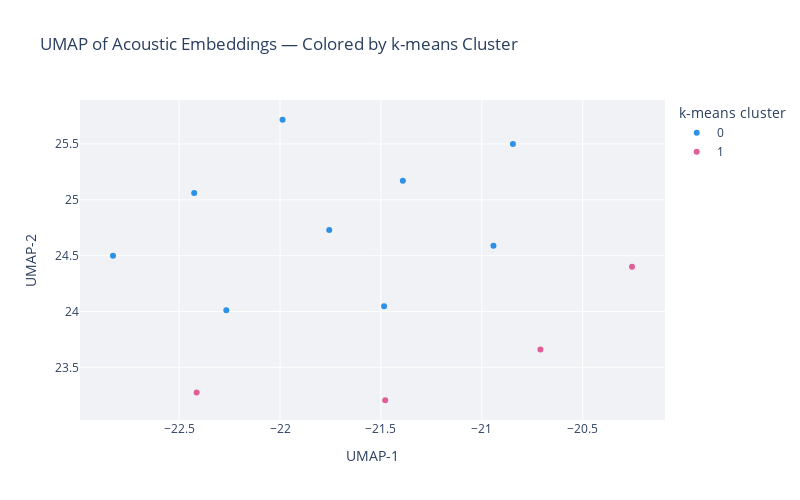

Source (notebook cell):
### Markdown cell above
### UMAP + k-means visualization

### Code cell
# --- UMAP scatter plot for k-means clusters ---

# Ensure categorical labels
emb_df["cluster_kmeans_str"] = emb_df["cluster_kmeans"].astype(str)

fig_umap_k = px.scatter(
    emb_df,
    x="umap_x",
    y="umap_y",
    color="cluster_kmeans_str",
    color_discrete_sequence=px.colors.qualitative.Dark24,
    hover_name="file_name",
    hover_data={
        "file_path": False,
        "duration_sec": True,
        "cluster_kmeans_str": True,
    },
    title="UMAP of Acoustic Embeddings — Colored by k-means Cluster",
    labels={"umap_x": "UMAP-1", "umap_y": "UMAP-2", "cluster_kmeans_str": "k-means cluster"},
)

fig_umap_k.update_layout(
    legend_title_text="k-means cluster",
    width=800,
    height=500,
    plot_bgcolor="#F0F2F5",
)

fig_umap_k.show()

### Figure 1 — Plotly figure (JSON) as saved in the notebook; plotly's stock layout.template omitted (floating-point values rounded to 4 significant figures)
{"data": [{"customdata": [["/Users/souvikmandal/Documents/06_Teaching_Mentoring/LS100_comp_etho/2025/media/audio/music_tracks/Audio_Clips/.wav versions/Mediu Zhiga.wav", 188.1, "0"], ["/Users/souvikmandal/Documents/06_Teaching_Mentoring/LS100_comp_etho/2025/media/audio/music_tracks/Audio_Clips/[SP] Alfonso Ortiz Tirado - TE QUIERO DIJISTE.mp3", 198.6, "0"], ["/Users/souvikmandal/Documents/06_Teaching_Mentoring/LS100_comp_etho/2025/media/audio/music_tracks/Audio_Clips/[SP] Alvaro Carrillo - Pinotepa Nacional.mp3", 186.6, "0"], ["/Users/souvikmandal/Documents/06_Teaching_Mentoring/LS100_comp_etho/2025/media/audio/music_tracks/Audio_Clips/[SP] Lagrimas Negras.mp3", 80.34, "0"], ["/Users/souvikmandal/Documents/06_Teaching_Mentoring/LS100_comp_etho/2025/media/audio/music_tracks/Audio_Clips/[SP] Los Panchos - Contigo.mp3", 164.6, "0"], ["/Users/souvikmandal/Documents/06_Teaching_Mentoring/LS100_comp_etho/2025/media/audio/music_tracks/Audio_Clips/[SP] Los Panchos - Jamas Jamas Jamas.mp3", 180.6, "0"], ["/Users/souvikmandal/Documents/06_Teaching_Mentoring/LS100_comp_etho/2025/media/audio/music_tracks/Audio_Clips/[ZAP] Binni Gula_za - Ni_bixi Dxi Zina.mp3", 176.8, "0"], ["/Users/souvikmandal/Documents/06_Teaching_Mentoring/LS100_comp_etho/2025/media/audio/music_tracks/Audio_Clips/[ZAP] Mediu Zhiga.mp3", 188.1, "0"], ["/Users/souvikmandal/Documents/06_Teaching_Mentoring/LS100_comp_etho/2025/media/audio/music_tracks/Audio_Clips/[ZAP] Sabor a Mi - Trio Galenos Y Mario Carrillo.mp3", 55.68, "0"]], "hovertemplate": "<b>%{hovertext}</b><br><br>k-means cluster=%{customdata[2]}<br>UMAP-1=%{x}<br>UMAP-2=%{y}<br>duration_sec=%{customdata[1]}<extra></extra>", "hovertext": ["Mediu Zhiga.wav", "[SP] Alfonso Ortiz Tirado - TE QUIERO DIJISTE.mp3", "[SP] Alvaro Carrillo - Pinotepa Nacional.mp3", "[SP] Lagrimas Negras.mp3", "[SP] Los Panchos - Contigo.mp3", "[SP] Los Panchos - Jamas Jamas Jamas.mp3", "[ZAP] Binni Gula_za - Ni_bixi Dxi Zina.mp3", "[ZAP] Mediu Zhiga.mp3", "[ZAP] Sabor a Mi - Trio Galenos Y Mario Carrillo.mp3"], "legendgroup": "0", "marker": {"color": "#2E91E5", "symbol": "circle"}, "mode": "markers", "name": "0", "orientation": "v", "showlegend": true, "type": "scatter", "x": [-21.48, -21.76, -20.85, -21.39, -22.27, -22.83, -22.43, -20.94, -21.99], "xaxis": "x", "y": [24.05, 24.73, 25.5, 25.17, 24.01, 24.5, 25.06, 24.59, 25.72], "yaxis": "y"}, {"customdata": [["/Users/souvikmandal/Documents/06_Teaching_Mentoring/LS100_comp_etho/2025/media/audio/music_tracks/Audio_Clips/.wav versions/Ra Bacheeza.wav", 187.6, "1"], ["/Users/souvikmandal/Documents/06_Teaching_Mentoring/LS100_comp_etho/2025/media/audio/music_tracks/Audio_Clips/[SP] Los Panchos - Te Quiero Dijiste.mp3", 146.0, "1"], ["/Users/souvikmandal/Documents/06_Teaching_Mentoring/LS100_comp_etho/2025/media/audio/music_tracks/Audio_Clips/[SP] Soledad y el Mar - Natalia Lafourcade.mp3", 216.2, "1"], ["/Users/souvikmandal/Documents/06_Teaching_Mentoring/LS100_comp_etho/2025/media/audio/music_tracks/Audio_Clips/[ZAP] Ra Bacheeza.mp3", 187.6, "1"]], "hovertemplate": "<b>%{hovertext}</b><br><br>k-means cluster=%{customdata[2]}<br>UMAP-1=%{x}<br>UMAP-2=%{y}<br>duration_sec=%{customdata[1]}<extra></extra>", "hovertext": ["Ra Bacheeza.wav", "[SP] Los Panchos - Te Quiero Dijiste.mp3", "[SP] Soledad y el Mar - Natalia Lafourcade.mp3", "[ZAP] Ra Bacheeza.mp3"], "legendgroup": "1", "marker": {"color": "#E15F99", "symbol": "circle"}, "mode": "markers", "name": "1", "orientation": "v", "showlegend": true, "type": "scatter", "x": [-21.48, -20.26, -20.71, -22.41], "xaxis": "x", "y": [23.21, 24.4, 23.66, 23.27], "yaxis": "y"}], "layout": {"height": 500, "legend": {"title": {"text": "k-means cluster"}, "tracegroupgap": 0}, "plot_bgcolor": "#F0F2F5", "title": {"text": "UMAP of Acoustic Embeddings — Colored by k-means Cluster"}, "width": 800, "xaxis": {"anchor": "y", "domain": [0, 1], "title": {"text": "UMAP-1"}}, "yaxis": {"anchor": "x", "domain": [0, 1], "title": {"text": "UMAP-2"}}}}
